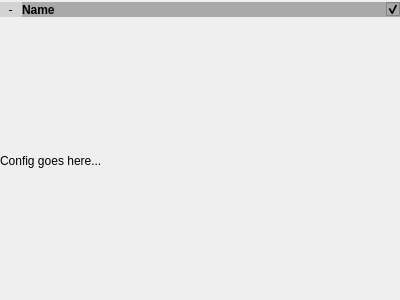
<?xml version="1.0" encoding="UTF-8"?>
<ui version="4.0">
 <class>configitem</class>
 <widget class="QWidget" name="configitem">
  <property name="geometry">
   <rect>
    <x>0</x>
    <y>0</y>
    <width>400</width>
    <height>300</height>
   </rect>
  </property>
  <property name="sizePolicy">
   <sizepolicy hsizetype="Expanding" vsizetype="Preferred">
    <horstretch>0</horstretch>
    <verstretch>0</verstretch>
   </sizepolicy>
  </property>
  <property name="windowTitle">
   <string>Form</string>
  </property>
  <layout class="QVBoxLayout" name="verticalLayout">
   <property name="leftMargin">
    <number>0</number>
   </property>
   <property name="topMargin">
    <number>2</number>
   </property>
   <property name="rightMargin">
    <number>0</number>
   </property>
   <property name="bottomMargin">
    <number>0</number>
   </property>
   <item>
    <widget class="DoubleClickWidget" name="header" native="true">
     <property name="sizePolicy">
      <sizepolicy hsizetype="Expanding" vsizetype="Fixed">
       <horstretch>0</horstretch>
       <verstretch>0</verstretch>
      </sizepolicy>
     </property>
     <property name="palette">
      <palette>
       <active>
        <colorrole role="WindowText">
         <brush brushstyle="SolidPattern">
          <color alpha="255">
           <red>0</red>
           <green>0</green>
           <blue>0</blue>
          </color>
         </brush>
        </colorrole>
        <colorrole role="Button">
         <brush brushstyle="SolidPattern">
          <color alpha="255">
           <red>169</red>
           <green>169</green>
           <blue>169</blue>
          </color>
         </brush>
        </colorrole>
        <colorrole role="Light">
         <brush brushstyle="SolidPattern">
          <color alpha="255">
           <red>234</red>
           <green>230</green>
           <blue>222</blue>
          </color>
         </brush>
        </colorrole>
        <colorrole role="Midlight">
         <brush brushstyle="SolidPattern">
          <color alpha="255">
           <red>195</red>
           <green>191</green>
           <blue>185</blue>
          </color>
         </brush>
        </colorrole>
        <colorrole role="Dark">
         <brush brushstyle="SolidPattern">
          <color alpha="255">
           <red>78</red>
           <green>76</green>
           <blue>74</blue>
          </color>
         </brush>
        </colorrole>
        <colorrole role="Mid">
         <brush brushstyle="SolidPattern">
          <color alpha="255">
           <red>104</red>
           <green>102</green>
           <blue>99</blue>
          </color>
         </brush>
        </colorrole>
        <colorrole role="Text">
         <brush brushstyle="SolidPattern">
          <color alpha="255">
           <red>0</red>
           <green>0</green>
           <blue>0</blue>
          </color>
         </brush>
        </colorrole>
        <colorrole role="BrightText">
         <brush brushstyle="SolidPattern">
          <color alpha="255">
           <red>255</red>
           <green>255</green>
           <blue>255</blue>
          </color>
         </brush>
        </colorrole>
        <colorrole role="ButtonText">
         <brush brushstyle="SolidPattern">
          <color alpha="255">
           <red>0</red>
           <green>0</green>
           <blue>0</blue>
          </color>
         </brush>
        </colorrole>
        <colorrole role="Base">
         <brush brushstyle="SolidPattern">
          <color alpha="255">
           <red>169</red>
           <green>169</green>
           <blue>169</blue>
          </color>
         </brush>
        </colorrole>
        <colorrole role="Window">
         <brush brushstyle="SolidPattern">
          <color alpha="255">
           <red>169</red>
           <green>169</green>
           <blue>169</blue>
          </color>
         </brush>
        </colorrole>
        <colorrole role="Shadow">
         <brush brushstyle="SolidPattern">
          <color alpha="255">
           <red>0</red>
           <green>0</green>
           <blue>0</blue>
          </color>
         </brush>
        </colorrole>
        <colorrole role="AlternateBase">
         <brush brushstyle="SolidPattern">
          <color alpha="255">
           <red>205</red>
           <green>204</green>
           <blue>201</blue>
          </color>
         </brush>
        </colorrole>
        <colorrole role="ToolTipBase">
         <brush brushstyle="SolidPattern">
          <color alpha="255">
           <red>255</red>
           <green>255</green>
           <blue>220</blue>
          </color>
         </brush>
        </colorrole>
        <colorrole role="ToolTipText">
         <brush brushstyle="SolidPattern">
          <color alpha="255">
           <red>0</red>
           <green>0</green>
           <blue>0</blue>
          </color>
         </brush>
        </colorrole>
       </active>
       <inactive>
        <colorrole role="WindowText">
         <brush brushstyle="SolidPattern">
          <color alpha="255">
           <red>0</red>
           <green>0</green>
           <blue>0</blue>
          </color>
         </brush>
        </colorrole>
        <colorrole role="Button">
         <brush brushstyle="SolidPattern">
          <color alpha="255">
           <red>169</red>
           <green>169</green>
           <blue>169</blue>
          </color>
         </brush>
        </colorrole>
        <colorrole role="Light">
         <brush brushstyle="SolidPattern">
          <color alpha="255">
           <red>234</red>
           <green>230</green>
           <blue>222</blue>
          </color>
         </brush>
        </colorrole>
        <colorrole role="Midlight">
         <brush brushstyle="SolidPattern">
          <color alpha="255">
           <red>195</red>
           <green>191</green>
           <blue>185</blue>
          </color>
         </brush>
        </colorrole>
        <colorrole role="Dark">
         <brush brushstyle="SolidPattern">
          <color alpha="255">
           <red>78</red>
           <green>76</green>
           <blue>74</blue>
          </color>
         </brush>
        </colorrole>
        <colorrole role="Mid">
         <brush brushstyle="SolidPattern">
          <color alpha="255">
           <red>104</red>
           <green>102</green>
           <blue>99</blue>
          </color>
         </brush>
        </colorrole>
        <colorrole role="Text">
         <brush brushstyle="SolidPattern">
          <color alpha="255">
           <red>0</red>
           <green>0</green>
           <blue>0</blue>
          </color>
         </brush>
        </colorrole>
        <colorrole role="BrightText">
         <brush brushstyle="SolidPattern">
          <color alpha="255">
           <red>255</red>
           <green>255</green>
           <blue>255</blue>
          </color>
         </brush>
        </colorrole>
        <colorrole role="ButtonText">
         <brush brushstyle="SolidPattern">
          <color alpha="255">
           <red>0</red>
           <green>0</green>
           <blue>0</blue>
          </color>
         </brush>
        </colorrole>
        <colorrole role="Base">
         <brush brushstyle="SolidPattern">
          <color alpha="255">
           <red>169</red>
           <green>169</green>
           <blue>169</blue>
          </color>
         </brush>
        </colorrole>
        <colorrole role="Window">
         <brush brushstyle="SolidPattern">
          <color alpha="255">
           <red>169</red>
           <green>169</green>
           <blue>169</blue>
          </color>
         </brush>
        </colorrole>
        <colorrole role="Shadow">
         <brush brushstyle="SolidPattern">
          <color alpha="255">
           <red>0</red>
           <green>0</green>
           <blue>0</blue>
          </color>
         </brush>
        </colorrole>
        <colorrole role="AlternateBase">
         <brush brushstyle="SolidPattern">
          <color alpha="255">
           <red>205</red>
           <green>204</green>
           <blue>201</blue>
          </color>
         </brush>
        </colorrole>
        <colorrole role="ToolTipBase">
         <brush brushstyle="SolidPattern">
          <color alpha="255">
           <red>255</red>
           <green>255</green>
           <blue>220</blue>
          </color>
         </brush>
        </colorrole>
        <colorrole role="ToolTipText">
         <brush brushstyle="SolidPattern">
          <color alpha="255">
           <red>0</red>
           <green>0</green>
           <blue>0</blue>
          </color>
         </brush>
        </colorrole>
       </inactive>
       <disabled>
        <colorrole role="WindowText">
         <brush brushstyle="SolidPattern">
          <color alpha="255">
           <red>78</red>
           <green>76</green>
           <blue>74</blue>
          </color>
         </brush>
        </colorrole>
        <colorrole role="Button">
         <brush brushstyle="SolidPattern">
          <color alpha="255">
           <red>169</red>
           <green>169</green>
           <blue>169</blue>
          </color>
         </brush>
        </colorrole>
        <colorrole role="Light">
         <brush brushstyle="SolidPattern">
          <color alpha="255">
           <red>234</red>
           <green>230</green>
           <blue>222</blue>
          </color>
         </brush>
        </colorrole>
        <colorrole role="Midlight">
         <brush brushstyle="SolidPattern">
          <color alpha="255">
           <red>195</red>
           <green>191</green>
           <blue>185</blue>
          </color>
         </brush>
        </colorrole>
        <colorrole role="Dark">
         <brush brushstyle="SolidPattern">
          <color alpha="255">
           <red>78</red>
           <green>76</green>
           <blue>74</blue>
          </color>
         </brush>
        </colorrole>
        <colorrole role="Mid">
         <brush brushstyle="SolidPattern">
          <color alpha="255">
           <red>104</red>
           <green>102</green>
           <blue>99</blue>
          </color>
         </brush>
        </colorrole>
        <colorrole role="Text">
         <brush brushstyle="SolidPattern">
          <color alpha="255">
           <red>78</red>
           <green>76</green>
           <blue>74</blue>
          </color>
         </brush>
        </colorrole>
        <colorrole role="BrightText">
         <brush brushstyle="SolidPattern">
          <color alpha="255">
           <red>255</red>
           <green>255</green>
           <blue>255</blue>
          </color>
         </brush>
        </colorrole>
        <colorrole role="ButtonText">
         <brush brushstyle="SolidPattern">
          <color alpha="255">
           <red>78</red>
           <green>76</green>
           <blue>74</blue>
          </color>
         </brush>
        </colorrole>
        <colorrole role="Base">
         <brush brushstyle="SolidPattern">
          <color alpha="255">
           <red>169</red>
           <green>169</green>
           <blue>169</blue>
          </color>
         </brush>
        </colorrole>
        <colorrole role="Window">
         <brush brushstyle="SolidPattern">
          <color alpha="255">
           <red>169</red>
           <green>169</green>
           <blue>169</blue>
          </color>
         </brush>
        </colorrole>
        <colorrole role="Shadow">
         <brush brushstyle="SolidPattern">
          <color alpha="255">
           <red>0</red>
           <green>0</green>
           <blue>0</blue>
          </color>
         </brush>
        </colorrole>
        <colorrole role="AlternateBase">
         <brush brushstyle="SolidPattern">
          <color alpha="255">
           <red>156</red>
           <green>153</green>
           <blue>148</blue>
          </color>
         </brush>
        </colorrole>
        <colorrole role="ToolTipBase">
         <brush brushstyle="SolidPattern">
          <color alpha="255">
           <red>255</red>
           <green>255</green>
           <blue>220</blue>
          </color>
         </brush>
        </colorrole>
        <colorrole role="ToolTipText">
         <brush brushstyle="SolidPattern">
          <color alpha="255">
           <red>0</red>
           <green>0</green>
           <blue>0</blue>
          </color>
         </brush>
        </colorrole>
       </disabled>
      </palette>
     </property>
     <property name="styleSheet">
      <string notr="true">QWidget { background-color : DarkGray ;}</string>
     </property>
     <layout class="QHBoxLayout" name="horizontalLayout">
      <property name="spacing">
       <number>0</number>
      </property>
      <property name="sizeConstraint">
       <enum>QLayout::SetDefaultConstraint</enum>
      </property>
      <property name="margin">
       <number>0</number>
      </property>
      <item>
       <widget class="SingleClickLabel" name="signlabel">
        <property name="palette">
         <palette>
          <active>
           <colorrole role="Button">
            <brush brushstyle="SolidPattern">
             <color alpha="255">
              <red>211</red>
              <green>211</green>
              <blue>211</blue>
             </color>
            </brush>
           </colorrole>
           <colorrole role="Light">
            <brush brushstyle="SolidPattern">
             <color alpha="255">
              <red>162</red>
              <green>159</green>
              <blue>154</blue>
             </color>
            </brush>
           </colorrole>
           <colorrole role="Base">
            <brush brushstyle="SolidPattern">
             <color alpha="255">
              <red>211</red>
              <green>211</green>
              <blue>211</blue>
             </color>
            </brush>
           </colorrole>
           <colorrole role="Window">
            <brush brushstyle="SolidPattern">
             <color alpha="255">
              <red>211</red>
              <green>211</green>
              <blue>211</blue>
             </color>
            </brush>
           </colorrole>
          </active>
          <inactive>
           <colorrole role="Button">
            <brush brushstyle="SolidPattern">
             <color alpha="255">
              <red>211</red>
              <green>211</green>
              <blue>211</blue>
             </color>
            </brush>
           </colorrole>
           <colorrole role="Light">
            <brush brushstyle="SolidPattern">
             <color alpha="255">
              <red>162</red>
              <green>159</green>
              <blue>154</blue>
             </color>
            </brush>
           </colorrole>
           <colorrole role="Base">
            <brush brushstyle="SolidPattern">
             <color alpha="255">
              <red>211</red>
              <green>211</green>
              <blue>211</blue>
             </color>
            </brush>
           </colorrole>
           <colorrole role="Window">
            <brush brushstyle="SolidPattern">
             <color alpha="255">
              <red>211</red>
              <green>211</green>
              <blue>211</blue>
             </color>
            </brush>
           </colorrole>
          </inactive>
          <disabled>
           <colorrole role="Button">
            <brush brushstyle="SolidPattern">
             <color alpha="255">
              <red>211</red>
              <green>211</green>
              <blue>211</blue>
             </color>
            </brush>
           </colorrole>
           <colorrole role="Light">
            <brush brushstyle="SolidPattern">
             <color alpha="255">
              <red>162</red>
              <green>159</green>
              <blue>154</blue>
             </color>
            </brush>
           </colorrole>
           <colorrole role="Base">
            <brush brushstyle="SolidPattern">
             <color alpha="255">
              <red>211</red>
              <green>211</green>
              <blue>211</blue>
             </color>
            </brush>
           </colorrole>
           <colorrole role="Window">
            <brush brushstyle="SolidPattern">
             <color alpha="255">
              <red>211</red>
              <green>211</green>
              <blue>211</blue>
             </color>
            </brush>
           </colorrole>
          </disabled>
         </palette>
        </property>
        <property name="font">
         <font>
          <family>DejaVu Sans Mono</family>
          <pointsize>9</pointsize>
         </font>
        </property>
        <property name="styleSheet">
         <string notr="true">QLabel { background-color : LightGray ; }</string>
        </property>
        <property name="text">
         <string> - </string>
        </property>
       </widget>
      </item>
      <item>
       <widget class="QLabel" name="namelabel">
        <property name="sizePolicy">
         <sizepolicy hsizetype="Expanding" vsizetype="Preferred">
          <horstretch>0</horstretch>
          <verstretch>0</verstretch>
         </sizepolicy>
        </property>
        <property name="font">
         <font>
          <family>Ubuntu</family>
          <pointsize>9</pointsize>
          <weight>75</weight>
          <bold>true</bold>
         </font>
        </property>
        <property name="text">
         <string>Name</string>
        </property>
       </widget>
      </item>
      <item>
       <widget class="QCheckBox" name="show">
        <property name="sizePolicy">
         <sizepolicy hsizetype="Fixed" vsizetype="Fixed">
          <horstretch>0</horstretch>
          <verstretch>0</verstretch>
         </sizepolicy>
        </property>
        <property name="maximumSize">
         <size>
          <width>20</width>
          <height>16777215</height>
         </size>
        </property>
        <property name="text">
         <string/>
        </property>
        <property name="checked">
         <bool>true</bool>
        </property>
        <property name="tristate">
         <bool>false</bool>
        </property>
       </widget>
      </item>
     </layout>
    </widget>
   </item>
   <item>
    <widget class="QWidget" name="content" native="true">
     <property name="sizePolicy">
      <sizepolicy hsizetype="Expanding" vsizetype="Expanding">
       <horstretch>0</horstretch>
       <verstretch>0</verstretch>
      </sizepolicy>
     </property>
     <layout class="QVBoxLayout" name="content_layout">
      <property name="margin">
       <number>0</number>
      </property>
      <item>
       <widget class="QLabel" name="label">
        <property name="sizePolicy">
         <sizepolicy hsizetype="Preferred" vsizetype="Fixed">
          <horstretch>0</horstretch>
          <verstretch>0</verstretch>
         </sizepolicy>
        </property>
        <property name="text">
         <string>Config goes here...</string>
        </property>
       </widget>
      </item>
     </layout>
    </widget>
   </item>
  </layout>
 </widget>
 <customwidgets>
  <customwidget>
   <class>DoubleClickWidget</class>
   <extends>QWidget</extends>
   <header>widgets.h</header>
   <container>1</container>
   <slots>
    <signal>DoubleClicked()</signal>
   </slots>
  </customwidget>
  <customwidget>
   <class>SingleClickLabel</class>
   <extends>QLabel</extends>
   <header>widgets.h</header>
  </customwidget>
 </customwidgets>
 <resources/>
 <connections>
  <connection>
   <sender>header</sender>
   <signal>DoubleClicked()</signal>
   <receiver>configitem</receiver>
   <slot>Hide()</slot>
   <hints>
    <hint type="sourcelabel">
     <x>169</x>
     <y>22</y>
    </hint>
    <hint type="destinationlabel">
     <x>2</x>
     <y>123</y>
    </hint>
   </hints>
  </connection>
  <connection>
   <sender>signlabel</sender>
   <signal>Clicked()</signal>
   <receiver>configitem</receiver>
   <slot>Hide()</slot>
   <hints>
    <hint type="sourcelabel">
     <x>20</x>
     <y>20</y>
    </hint>
    <hint type="destinationlabel">
     <x>1</x>
     <y>82</y>
    </hint>
   </hints>
  </connection>
  <connection>
   <sender>show</sender>
   <signal>toggled(bool)</signal>
   <receiver>configitem</receiver>
   <slot>Draw(bool)</slot>
   <hints>
    <hint type="sourcelabel">
     <x>385</x>
     <y>11</y>
    </hint>
    <hint type="destinationlabel">
     <x>401</x>
     <y>210</y>
    </hint>
   </hints>
  </connection>
 </connections>
 <slots>
  <slot>Hide()</slot>
  <slot>Draw(bool)</slot>
 </slots>
</ui>
